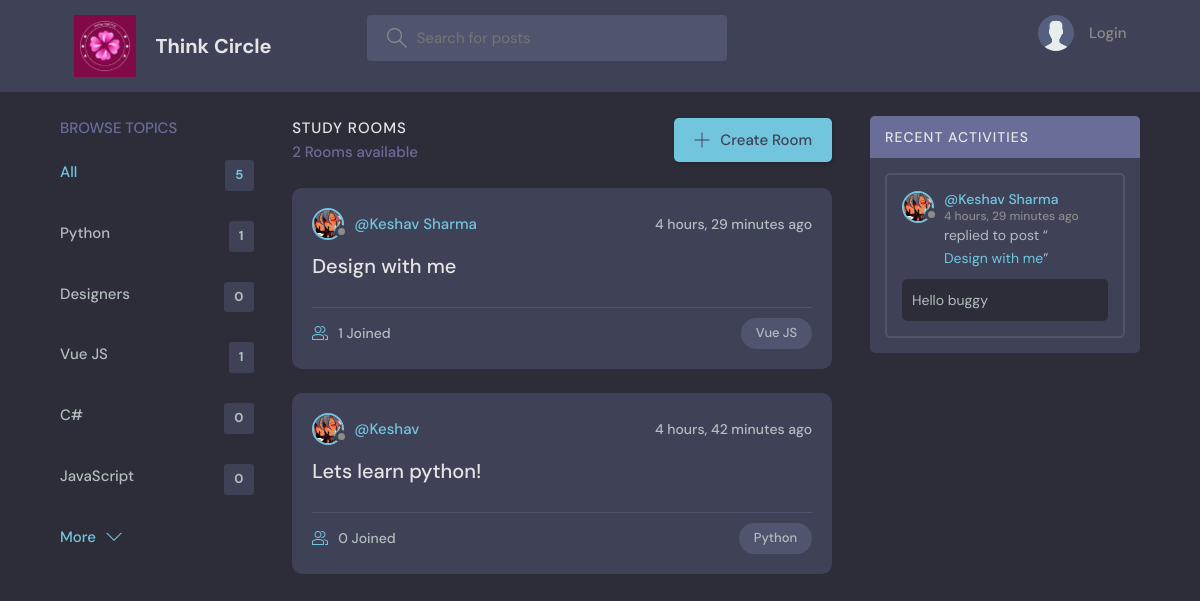
The page / on the database its author committed.
### base/models.py (models this page shows, shortened)
class Topic(models.Model):
    name = models.CharField(max_length=200)

class Room(models.Model):
    host = models.ForeignKey(User, on_delete=models.SET_NULL, null=True)
    topic = models.ForeignKey(Topic, on_delete=models.SET_NULL, null=True)
    name = models.CharField(max_length=200)
    description = models.TextField(null=True, blank=True)
    participants = models.ManyToManyField(
        User, related_name='participants', blank=True)
    updated = models.DateTimeField(auto_now=True)
    created = models.DateTimeField(auto_now_add=True)
    class Meta:
        ordering = ['-updated', '-created']
    def __str__(self):
        return self.name

class User(AbstractUser):
    username = None  # Remove default username field
    name = models.CharField(max_length=200, null=True)
    email = models.EmailField(unique=True, null=True)
    bio = models.TextField(null=True)
    avatar = models.ImageField(null=True, default="avatar.svg")
    USERNAME_FIELD = 'email'
    REQUIRED_FIELDS = []  # Don't require username on createsuperuser
    objects = CustomUserManager()

class Message(models.Model):
    user = models.ForeignKey(User, on_delete=models.CASCADE)
    room = models.ForeignKey(Room, on_delete=models.CASCADE)
    body = models.TextField()
    updated = models.DateTimeField(auto_now=True)
    created = models.DateTimeField(auto_now_add=True)
    class Meta:
        ordering = ['-updated', '-created']

### base/views.py (the view)
# urls.py: path('', views.home, name="home"),
def home(request):
    q = request.GET.get('q') if request.GET.get('q') != None else ''
    rooms = Room.objects.filter(
        Q(topic__name__icontains=q) |
        Q(name__icontains=q) |
        Q(description__icontains=q)
    )
    topics = Topic.objects.all()[0:5]
    room_count = rooms.count()
    room_messages = Message.objects.filter(
        Q(room__topic__name__icontains=q))[0:3]
    context = {'rooms': rooms, 'topics': topics,
               'room_count': room_count, 'room_messages': room_messages}
    return render(request, 'base/home.html', context)

### base/templates/base/home.html (shortened to what this page needs)
{% extends 'main.html' %}
{% block content %}
<main class="layout layout--3">
  <div class="container">
    {% include 'base/topics_component.html' %}
    <div class="roomList">
      <div class="roomList__header">
        <div>
          <h2>Study Rooms</h2>
          <p>{{room_count}} Rooms available</p>
        </div>
        <a class="btn btn--main" href="{% url 'create-room' %}">
          <svg version="1.1" xmlns="http://www.w3.org/2000/svg" width="32" height="32" viewBox="0 0 32 32">
            <title>add</title>
            <path
              d="M16.943 0.943h-1.885v14.115h-14.115v1.885h14.115v14.115h1.885v-14.115h14.115v-1.885h-14.115v-14.115z">
            </path>
          </svg>
          Create Room
        </a>
      </div>
      {% include 'base/feed_component.html' %}
    </div>
    {% include 'base/activity_component.html' %}
  </div>
</main>
{% endblock %}

### base/templates/base/topics_component.html
<div class="topics">
    <div class="topics__header">
        <h2>Browse Topics</h2>
    </div>
    <ul class="topics__list">
        <li>
            <a href="{% url 'home' %}" class="active">All <span>{{topics.count}}</span></a>
        </li>
        {% for topic in topics %}
        <li>
            <a href="{% url 'home' %}?q={{topic.name}}">{{topic.name}}<span>{{topic.room_set.all.count}}</span></a>
        </li>
        {% endfor %}
    </ul>
    <a class="btn btn--link" href="{% url 'topics' %}">
        More
        <svg version="1.1" xmlns="http://www.w3.org/2000/svg" width="32" height="32" viewBox="0 0 32 32">
            <title>chevron-down</title>
            <path d="M16 21l-13-13h-3l16 16 16-16h-3l-13 13z"></path>
        </svg>
    </a>
</div>

### base/templates/base/feed_component.html (shortened to what this page needs)
{% for room in rooms %}
<div class="roomListRoom">
  <div class="roomListRoom__header">
    <a
      href="{% url 'user-profile' room.host.id %}"
      class="roomListRoom__author"
    >
      <div class="avatar avatar--small">
        <img src="{{room.host.avatar.url}}" />
      </div>
      <span>@{{room.host.name}}</span>
    </a>
    <div class="roomListRoom__actions">
      <span>{{room.created|timesince}} ago</span>
    </div>
  </div>
  <div class="roomListRoom__content">
    <a href="{% url 'room' room.id %}">{{room.name}}</a>
  </div>
  <div class="roomListRoom__meta">
    <a href="{% url 'room' room.id %}" class="roomListRoom__joined">
      {{room.participants.all.count}} Joined
    </a>
    <p class="roomListRoom__topic">{{room.topic.name}}</p>
  </div>
</div>
{% endfor %}

### base/templates/base/activity_component.html (shortened to what this page needs)
<div class="activities">
  <div class="activities__header">
    <h2>Recent Activities</h2>
  </div>
  {% for message in room_messages %}
  <div class="activities__box">
    <div class="activities__boxHeader roomListRoom__header">
      <a
        href="{% url 'user-profile' message.user.id %}"
        class="roomListRoom__author"
      >
        <div class="avatar avatar--small">
          <img src="{{message.user.avatar.url}}" />
        </div>
        <p>
          @{{message.user.name}}
          <span>{{message.created|timesince}} ago</span>
        </p>
      </a>
    </div>
    <div class="activities__boxContent">
      <p>
        replied to post “<a href="{% url 'room' message.room.id %}"
          >{{message.room}}</a
        >”
      </p>
      <div class="activities__boxRoomContent">{{message.body}}</div>
    </div>
  </div>
  {% endfor %}
</div>

### rows shown on the page
Topic: name "Python", room_set.all.count "1"
Topic: name "Designers", room_set.all.count "0"
Topic: name "Vue JS", room_set.all.count "1"
Topic: name "C#", room_set.all.count "0"
Topic: name "JavaScript", room_set.all.count "0"
Room: host.avatar (picture), host.name "Keshav Sharma", created "4 hours, 29 minutes", name "Design with me", participants.all.count "1", topic.name "Vue JS"
Room: host.avatar (picture), host.name "Keshav", created "4 hours, 42 minutes", name "Lets learn python!", participants.all.count "0", topic.name "Python"
Message: user.avatar (picture), user.name "Keshav Sharma", created "4 hours, 29 minutes", room "Design with me", body "Hello buggy"

### other values the page prints
{{ topics.count }} "5"
{{ room_count }} "2"
